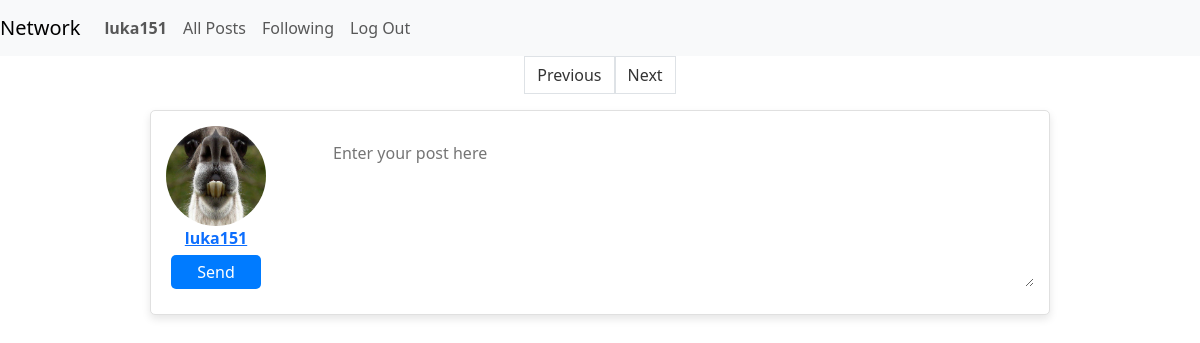
/ (signed in), run on the app's committed database.
### network/models.py (models this page shows, shortened)
class User(AbstractUser):
    followers = models.ManyToManyField('self', related_name='followed_by', blank=True, symmetrical=False)
    following = models.ManyToManyField('self', related_name='follows', blank=True, symmetrical=False)
    profile_picture = models.ImageField(upload_to='profile_pictures/', default='profile_pictures/user.png')

### network/views.py (the view)
# urls.py: path("", views.index, name="index"),
@login_required(login_url='login')
def index(request, username="all"):
    return render(request, "network/index.html", {"username": username})

### network/templates/network/index.html (shortened to what this page needs)
{% extends "network/layout.html" %}
{% load static %}
{% block body %}
    <nav aria-label="Page navigation example">
        <ul class="pagination">
        <li id="prev-button"><a class="page-link">Previous</a></li>
        <li id="next-button"><a class="page-link">Next</a></li>
        </ul>
    </nav>
    <div class=main-body-container>
        <div id="input_container">
            <div class="new-post">
                <div class="author_container">
                    <img src="{{request.user.profile_picture.url}}" alt="">
                    <a href="{% url 'profile' username=request.user.username %}" style="text-align: center;">
                        <strong>{{request.user.username}}</strong>
                    </a>
                    <button id="send-post-btn">Send</button>
                </div>
                <textarea id="new-post-field" autofocus placeholder="Enter your post here" name="" class="textara_field"></textarea>
        </div>
    </div>
{% endblock %}

### network/templates/network/layout.html (shortened to what this page needs)
{% load static %}
<!DOCTYPE html>
<html lang="en">
    <head>
        <link href="https://cdn.jsdelivr.net/npm/bootstrap@5.3.2/dist/css/bootstrap.min.css" rel="stylesheet">
        <link href="{% static 'network/styles.css' %}" rel="stylesheet">
    </head>
    <body>
        <nav class="navbar navbar-expand-lg navbar-light bg-light">
            <a class="navbar-brand" href="{% url 'index' %}">Network</a>
            <div>
              <ul class="navbar-nav mr-auto">
                {% if user.is_authenticated %}
                    <li class="nav-item">
                        <a class="nav-link" href="{% url 'profile' username=user.username %}"><strong>{{ user.username }}</strong></a>
                    </li>
                {% endif %}
                <li class="nav-item">
                  <a class="nav-link" href="{% url 'index' %}">All Posts</a>
                </li>
                {% if user.is_authenticated %}
                    <li class="nav-item">
                        <a class="nav-link" id = "following_url" href="#">Following</a>
                    </li>
                    <li class="nav-item">
                        <a class="nav-link" href="{% url 'logout' %}">Log Out</a>
                    </li>
                {% endif %}
              </ul>
            </div>
          </nav>
        <div class="body">
            {% block body %}
            {% endblock %}
        </div>
    </body>
</html>

### network/static/network/styles.css (style rules this page uses)
.post, .new-post { position: relative; display: flex; align-items: center; border: 1px solid #e0e0e0; border-radius: 5px; padding: 15px; margin: 0 auto 15px auto; box-shadow: 0 4px 8px rgba(0, 0, 0, 0.1); background-color: #fff; transition: 0.3s; }
#send-post-btn { margin-top: 5px; }
.author_container { display: flex; flex-direction: column; align-items: center; }
.author_container img { width: 100px; height: 100px; border-radius: 50%; }
.pagination { justify-content: center; }
.pagination li a { color: #333; }
.textara_field { border: 1px solid; border-color: #007bff; min-height: 100%; width: 90%; margin-left: 65px; border: none; height: 148px; }
.edit_btn, .follow-btn, #send-post-btn { background-color: #007BFF; width: 90px; color: #FFF; border: none; border-radius: 5px; padding: 5px 10px; font-size: 16px; cursor: pointer; transition: 0.3s; margin-bottom: 10px; }
.main-body-container { display: flex; }

### data on the page
User: username "luka151", user.profile_picture (picture), user.username "luka151"
